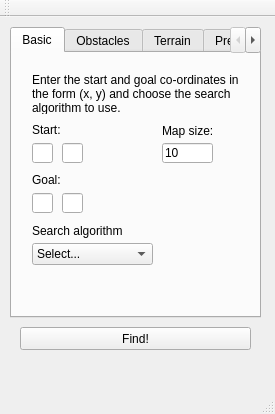
<?xml version="1.0" encoding="UTF-8"?>
<ui version="4.0">
 <class>PathFinder</class>
 <widget class="QMainWindow" name="PathFinder">
  <property name="geometry">
   <rect>
    <x>0</x>
    <y>0</y>
    <width>275</width>
    <height>414</height>
   </rect>
  </property>
  <property name="windowTitle">
   <string>PathFinder</string>
  </property>
  <widget class="QWidget" name="centralWidget">
   <widget class="QTabWidget" name="tabWidget">
    <property name="geometry">
     <rect>
      <x>10</x>
      <y>10</y>
      <width>251</width>
      <height>291</height>
     </rect>
    </property>
    <property name="currentIndex">
     <number>0</number>
    </property>
    <widget class="QWidget" name="Basic">
     <attribute name="title">
      <string>Basic</string>
     </attribute>
     <widget class="QLabel" name="algorithmLabel">
      <property name="geometry">
       <rect>
        <x>20</x>
        <y>170</y>
        <width>91</width>
        <height>16</height>
       </rect>
      </property>
      <property name="text">
       <string>Search algorithm:</string>
      </property>
     </widget>
     <widget class="QLineEdit" name="startX">
      <property name="geometry">
       <rect>
        <x>20</x>
        <y>90</y>
        <width>21</width>
        <height>20</height>
       </rect>
      </property>
     </widget>
     <widget class="QLineEdit" name="goalX">
      <property name="geometry">
       <rect>
        <x>20</x>
        <y>140</y>
        <width>21</width>
        <height>20</height>
       </rect>
      </property>
     </widget>
     <widget class="QLabel" name="goalLabel">
      <property name="geometry">
       <rect>
        <x>20</x>
        <y>120</y>
        <width>47</width>
        <height>13</height>
       </rect>
      </property>
      <property name="text">
       <string>Goal:</string>
      </property>
     </widget>
     <widget class="QLabel" name="startLabel">
      <property name="geometry">
       <rect>
        <x>20</x>
        <y>70</y>
        <width>47</width>
        <height>13</height>
       </rect>
      </property>
      <property name="text">
       <string>Start:</string>
      </property>
     </widget>
     <widget class="QLineEdit" name="goalY">
      <property name="geometry">
       <rect>
        <x>50</x>
        <y>140</y>
        <width>21</width>
        <height>20</height>
       </rect>
      </property>
     </widget>
     <widget class="QComboBox" name="selectAlgorithm">
      <property name="geometry">
       <rect>
        <x>20</x>
        <y>190</y>
        <width>121</width>
        <height>22</height>
       </rect>
      </property>
      <item>
       <property name="text">
        <string>Select...</string>
       </property>
      </item>
      <item>
       <property name="text">
        <string>Bredth-First Search</string>
       </property>
      </item>
      <item>
       <property name="text">
        <string>Depth-First Search</string>
       </property>
      </item>
      <item>
       <property name="text">
        <string>A* Search</string>
       </property>
      </item>
     </widget>
     <widget class="QLineEdit" name="startY">
      <property name="geometry">
       <rect>
        <x>50</x>
        <y>90</y>
        <width>21</width>
        <height>20</height>
       </rect>
      </property>
     </widget>
     <widget class="QLabel" name="basicLabel">
      <property name="geometry">
       <rect>
        <x>20</x>
        <y>20</y>
        <width>211</width>
        <height>41</height>
       </rect>
      </property>
      <property name="text">
       <string>Enter the start and goal co-ordinates in the form (x, y) and choose the search algorithm to use.</string>
      </property>
      <property name="wordWrap">
       <bool>true</bool>
      </property>
     </widget>
     <widget class="QLabel" name="mapSizeLabel">
      <property name="geometry">
       <rect>
        <x>150</x>
        <y>70</y>
        <width>51</width>
        <height>16</height>
       </rect>
      </property>
      <property name="text">
       <string>Map size:</string>
      </property>
     </widget>
     <widget class="QLineEdit" name="mapSize">
      <property name="geometry">
       <rect>
        <x>150</x>
        <y>90</y>
        <width>51</width>
        <height>20</height>
       </rect>
      </property>
      <property name="text">
       <string>10</string>
      </property>
     </widget>
     <widget class="QLabel" name="mapSizeWarning">
      <property name="geometry">
       <rect>
        <x>150</x>
        <y>120</y>
        <width>71</width>
        <height>51</height>
       </rect>
      </property>
      <property name="text">
       <string/>
      </property>
     </widget>
    </widget>
    <widget class="QWidget" name="Intermediate">
     <attribute name="title">
      <string>Obstacles</string>
     </attribute>
     <widget class="QTextBrowser" name="obstList">
      <property name="geometry">
       <rect>
        <x>140</x>
        <y>80</y>
        <width>91</width>
        <height>141</height>
       </rect>
      </property>
     </widget>
     <widget class="QPushButton" name="resetObst">
      <property name="geometry">
       <rect>
        <x>140</x>
        <y>230</y>
        <width>91</width>
        <height>23</height>
       </rect>
      </property>
      <property name="text">
       <string>Reset Obstacles</string>
      </property>
     </widget>
     <widget class="QLabel" name="obstaclesLabel">
      <property name="geometry">
       <rect>
        <x>20</x>
        <y>70</y>
        <width>61</width>
        <height>16</height>
       </rect>
      </property>
      <property name="text">
       <string>Obstacles:</string>
      </property>
     </widget>
     <widget class="QLineEdit" name="newObstX">
      <property name="geometry">
       <rect>
        <x>20</x>
        <y>90</y>
        <width>21</width>
        <height>20</height>
       </rect>
      </property>
     </widget>
     <widget class="QPushButton" name="addObst">
      <property name="geometry">
       <rect>
        <x>20</x>
        <y>120</y>
        <width>41</width>
        <height>23</height>
       </rect>
      </property>
      <property name="text">
       <string>Add</string>
      </property>
     </widget>
     <widget class="QLineEdit" name="newObstY">
      <property name="geometry">
       <rect>
        <x>50</x>
        <y>90</y>
        <width>21</width>
        <height>20</height>
       </rect>
      </property>
     </widget>
     <widget class="QLabel" name="label">
      <property name="geometry">
       <rect>
        <x>20</x>
        <y>20</y>
        <width>211</width>
        <height>41</height>
       </rect>
      </property>
      <property name="text">
       <string>Enter the co-ordinates of any obstacles that PathFinder cannot travel through in the form (x, y).</string>
      </property>
      <property name="wordWrap">
       <bool>true</bool>
      </property>
     </widget>
     <widget class="QLabel" name="obstWarning">
      <property name="geometry">
       <rect>
        <x>20</x>
        <y>150</y>
        <width>101</width>
        <height>101</height>
       </rect>
      </property>
      <property name="text">
       <string/>
      </property>
      <property name="wordWrap">
       <bool>true</bool>
      </property>
     </widget>
    </widget>
    <widget class="QWidget" name="Advanced">
     <attribute name="title">
      <string>Terrain</string>
     </attribute>
     <widget class="QLineEdit" name="newTerrainValue">
      <property name="geometry">
       <rect>
        <x>80</x>
        <y>140</y>
        <width>41</width>
        <height>20</height>
       </rect>
      </property>
     </widget>
     <widget class="QPushButton" name="resetTerrain">
      <property name="geometry">
       <rect>
        <x>140</x>
        <y>230</y>
        <width>91</width>
        <height>23</height>
       </rect>
      </property>
      <property name="text">
       <string>Reset Terrain</string>
      </property>
     </widget>
     <widget class="QLineEdit" name="newTerrainX">
      <property name="geometry">
       <rect>
        <x>20</x>
        <y>140</y>
        <width>21</width>
        <height>20</height>
       </rect>
      </property>
     </widget>
     <widget class="QLineEdit" name="newTerrainY">
      <property name="geometry">
       <rect>
        <x>50</x>
        <y>140</y>
        <width>21</width>
        <height>20</height>
       </rect>
      </property>
     </widget>
     <widget class="QTextBrowser" name="terrainList">
      <property name="geometry">
       <rect>
        <x>140</x>
        <y>130</y>
        <width>91</width>
        <height>91</height>
       </rect>
      </property>
     </widget>
     <widget class="QLabel" name="terrainLabel">
      <property name="geometry">
       <rect>
        <x>20</x>
        <y>120</y>
        <width>47</width>
        <height>13</height>
       </rect>
      </property>
      <property name="text">
       <string>Terrain:</string>
      </property>
     </widget>
     <widget class="QPushButton" name="addTerrain">
      <property name="geometry">
       <rect>
        <x>20</x>
        <y>170</y>
        <width>41</width>
        <height>23</height>
       </rect>
      </property>
      <property name="text">
       <string>Add</string>
      </property>
     </widget>
     <widget class="QLabel" name="label_2">
      <property name="geometry">
       <rect>
        <x>20</x>
        <y>20</y>
        <width>211</width>
        <height>91</height>
       </rect>
      </property>
      <property name="text">
       <string>&lt;html&gt;&lt;head/&gt;&lt;body&gt;&lt;p&gt;Enter the co-ordinates and weight of any terrain changes you would like to make.&lt;/p&gt;&lt;p&gt;The higher the weight, the greater the cost of moving through that co-ordinate is and the less likely PathFinder will be to choose any path invovling that co-ordinate. &lt;/p&gt;&lt;/body&gt;&lt;/html&gt;</string>
      </property>
      <property name="wordWrap">
       <bool>true</bool>
      </property>
     </widget>
     <widget class="QLabel" name="terrainWarning">
      <property name="geometry">
       <rect>
        <x>20</x>
        <y>200</y>
        <width>111</width>
        <height>51</height>
       </rect>
      </property>
      <property name="text">
       <string/>
      </property>
      <property name="wordWrap">
       <bool>true</bool>
      </property>
     </widget>
    </widget>
    <widget class="QWidget" name="Presets">
     <attribute name="title">
      <string>Presets</string>
     </attribute>
     <widget class="QLabel" name="label_3">
      <property name="geometry">
       <rect>
        <x>50</x>
        <y>50</y>
        <width>131</width>
        <height>31</height>
       </rect>
      </property>
      <property name="text">
       <string>Preset 1: some obstacles, passable terrain.</string>
      </property>
      <property name="wordWrap">
       <bool>true</bool>
      </property>
     </widget>
     <widget class="QLabel" name="label_4">
      <property name="geometry">
       <rect>
        <x>50</x>
        <y>100</y>
        <width>131</width>
        <height>31</height>
       </rect>
      </property>
      <property name="text">
       <string>Preset 2: no obstacles, varying terrain.</string>
      </property>
      <property name="wordWrap">
       <bool>true</bool>
      </property>
     </widget>
     <widget class="QLabel" name="label_5">
      <property name="geometry">
       <rect>
        <x>50</x>
        <y>150</y>
        <width>131</width>
        <height>31</height>
       </rect>
      </property>
      <property name="text">
       <string>Preset 3: some obstacles, varying terrain.</string>
      </property>
      <property name="wordWrap">
       <bool>true</bool>
      </property>
     </widget>
     <widget class="QLabel" name="label_6">
      <property name="geometry">
       <rect>
        <x>50</x>
        <y>200</y>
        <width>131</width>
        <height>31</height>
       </rect>
      </property>
      <property name="text">
       <string>Preset 4: many obstacles, difficult terrain.</string>
      </property>
      <property name="wordWrap">
       <bool>true</bool>
      </property>
     </widget>
     <widget class="QRadioButton" name="preset1">
      <property name="geometry">
       <rect>
        <x>30</x>
        <y>50</y>
        <width>71</width>
        <height>21</height>
       </rect>
      </property>
      <property name="text">
       <string/>
      </property>
     </widget>
     <widget class="QRadioButton" name="preset2">
      <property name="geometry">
       <rect>
        <x>30</x>
        <y>100</y>
        <width>71</width>
        <height>21</height>
       </rect>
      </property>
      <property name="text">
       <string/>
      </property>
     </widget>
     <widget class="QRadioButton" name="preset3">
      <property name="geometry">
       <rect>
        <x>30</x>
        <y>150</y>
        <width>71</width>
        <height>21</height>
       </rect>
      </property>
      <property name="text">
       <string/>
      </property>
     </widget>
     <widget class="QRadioButton" name="preset4">
      <property name="geometry">
       <rect>
        <x>30</x>
        <y>200</y>
        <width>71</width>
        <height>21</height>
       </rect>
      </property>
      <property name="text">
       <string/>
      </property>
     </widget>
     <widget class="QRadioButton" name="preset0">
      <property name="geometry">
       <rect>
        <x>30</x>
        <y>20</y>
        <width>71</width>
        <height>21</height>
       </rect>
      </property>
      <property name="text">
       <string> No preset</string>
      </property>
     </widget>
    </widget>
   </widget>
   <widget class="QLabel" name="warningLabel">
    <property name="geometry">
     <rect>
      <x>20</x>
      <y>340</y>
      <width>231</width>
      <height>31</height>
     </rect>
    </property>
    <property name="autoFillBackground">
     <bool>false</bool>
    </property>
    <property name="text">
     <string/>
    </property>
    <property name="wordWrap">
     <bool>true</bool>
    </property>
   </widget>
   <widget class="QPushButton" name="find">
    <property name="geometry">
     <rect>
      <x>20</x>
      <y>310</y>
      <width>231</width>
      <height>23</height>
     </rect>
    </property>
    <property name="text">
     <string>Find!</string>
    </property>
   </widget>
  </widget>
  <widget class="QToolBar" name="mainToolBar">
   <attribute name="toolBarArea">
    <enum>TopToolBarArea</enum>
   </attribute>
   <attribute name="toolBarBreak">
    <bool>false</bool>
   </attribute>
  </widget>
  <widget class="QStatusBar" name="statusBar"/>
 </widget>
 <layoutdefault spacing="6" margin="11"/>
 <resources/>
 <connections/>
</ui>
